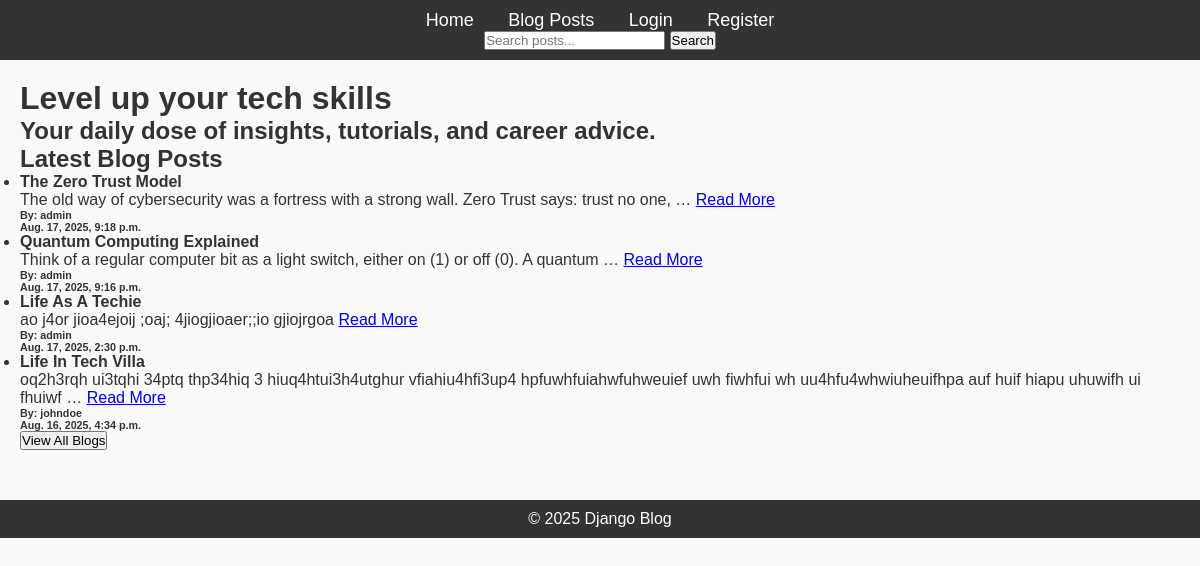
The page / on the database its author committed.
### blog/models.py (models this page shows)
class Post(models.Model):
    title = models.CharField(max_length=200)
    content = models.TextField()
    published_date = models.DateTimeField(auto_now_add=True)
    author = models.ForeignKey(User, on_delete=models.CASCADE)
    tags = TaggableManager()

### blog/views.py (the view)
# urls.py: path('', home_view, name='home'),
def home_view(request):
    posts = Post.objects.all().order_by('-published_date')[:5]
    context = {
        'posts': posts
    }
    return render(request, 'blog/home.html', context)

### blog/templates/blog/home.html (shortened to what this page needs)
{% extends 'blog/base.html' %}
{% block content %}
  <h1>Level up your tech skills</h1>
  <h2>Your daily dose of insights, tutorials, and career advice.</h2>
  <ul>
    <h2>Latest Blog Posts</h2>
    {% for post in posts %}
      <li>
            <h4>{{ post.title|title }}</h4>
            <p>
                {{post.content|truncatewords:18}} <a href="{% url 'viewing_post' pk=post.id %}">Read More</a>
            </p>
            <h6>By: {{ post.author}}</h6>
            <h6>{{ post.published_date}}</h6>
      </li>
    {% endfor %}
    <a href="{% url 'list_posts' %}">
        <button>View All Blogs</button>
    </a>
    </ul>
{% endblock %}

### blog/static/css/styles.css (style rules this page uses)
* { margin: 0; padding: 0; box-sizing: border-box; }
body { font-family: Arial, sans-serif; background-color: #f9f9f9; color: #333; }

### rows shown on the page
Post: title "The Zero Trust Model", content "The old way of cybersecurity was a fortress with a strong wall. Zero Trust says: trust no one, …", author "admin", published_date "Aug. 17, 2025, 9:18 p.m."
Post: title "Quantum Computing Explained", content "Think of a regular computer bit as a light switch, either on (1) or off (0). A quantum …", author "admin", published_date "Aug. 17, 2025, 9:16 p.m."
Post: title "Life As A Techie", content "ao j4or jioa4ejoij ;oaj; 4jiogjioaer;;io gjiojrgoa", author "admin", published_date "Aug. 17, 2025, 2:30 p.m."
Post: title "Life In Tech Villa", content "oq2h3rqh ui3tqhi 34ptq thp34hiq 3 hiuq4htui3h4utghur vfiahiu4hfi3up4 hpfuwhfuiahwfuhweuief uwh fiwhfui wh uu4hfu4whwiuheuifhpa auf huif hiapu uhuwifh ui fhuiwf …", author "johndoe", published_date "Aug. 16, 2025, 4:34 p.m."
